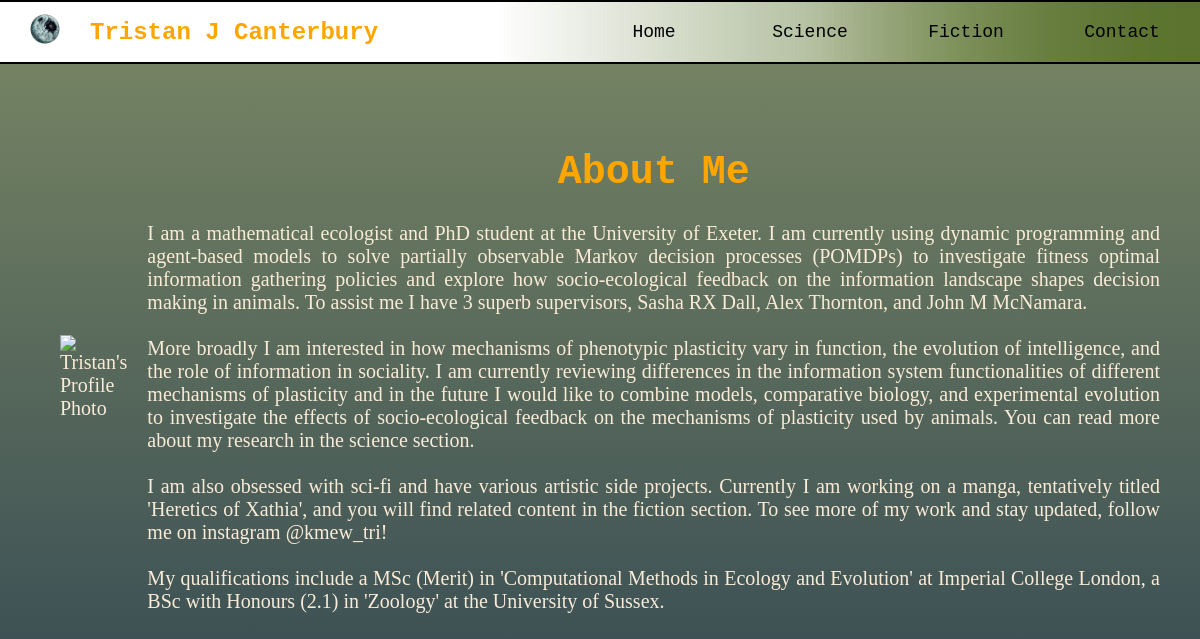
The app's page /, older data.
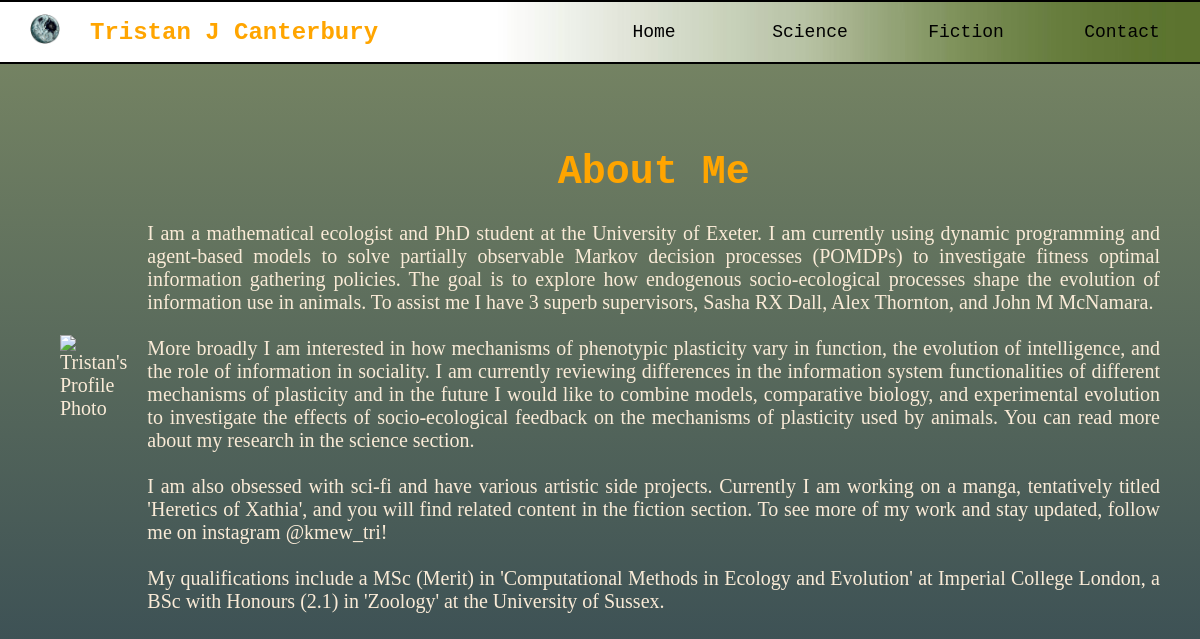
The same page, newer data.
### portfolio/models.py (models this page shows, shortened)
class Profile(models.Model):
    name = models.CharField(max_length=100)
    description = models.TextField()

### portfolio/views.py (the view)
# urls.py: path('', views.home, name='home'),
def home(request):
    profile = Profile.objects.first()  # Fetch the profile object
    return render(request, 'portfolio/home.html', {'profile': profile})

### portfolio/templates/portfolio/home.html (shortened to what this page needs)
{% extends 'base.html' %}
{% load static %}
{% block content %}
<link rel="stylesheet" type="text/css" href="{% static 'css/Profile.css' %}">
<div class="profile">
    <div class="profile_image">
    <img src="{% static 'Images/ProfileNevis.jpg' %}"  alt="Tristan's Profile Photo" style="width: auto; max-height: 500px; margin: 20px;">
    </div>
    <div class="profile-info" style="white-space: pre-line;">
        <h1 style="font-family: 'Courier New'; color: orange; text-align: center;">About Me</h1>  <p>{{ profile.description }}</p>
    </div>
</div>
{% endblock %}

Row changes from the older to the newer data that the page shows:
changed Profile: description "…fitness optimal information gathering policies and explore how socio-ecological feedback on the information landscape shapes decision making in animals. To assist…" → "…fitness optimal information gathering policies. The goal is to explore how endogenous socio-ecological processes shape the evolution of information use in animals. To assist…"
